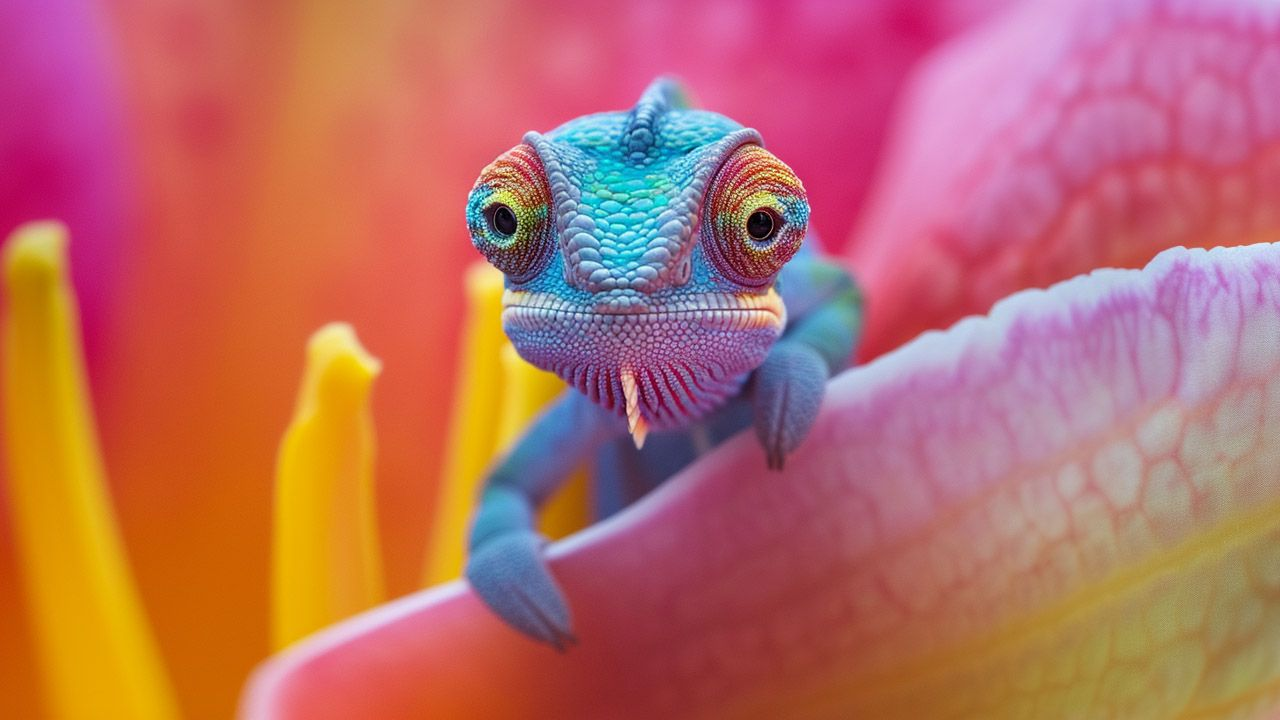
#> input picture src/camera-image.jpg, 1280 x 720 px
$ python python-script.py
#> lines starting #> are read from the running program, lines starting #| are printed output that depends on the picture
from PIL import Image, ImageFilter, ImageEnhance
import numpy as np
img = Image.open("camera-image.jpg")
#> img is the input picture: PIL image 1280x720 RGB; mean R, G, B 185.5, 108.6, 101.1
img.show()

# To display image's size and mode
print("image size: ", img.size)
#| image size:  (1280, 720)
print("image mmode: ", img.mode)
#| image mmode:  RGB

# To resize the image
low_res_img = img.resize((1000, 500))
low_res_img.show()
print(low_res_img.size)
#| (1000, 500)

# To crop the image
cropped_img = img.crop((300, 150, 700, 1000))
cropped_img.show()

# To rotate the image
rotated_img = img.rotate(45)
rotated_img.show()

# To quantify the image
quantized_img = img.quantize(8)
quantized_img.show()

# To split the image
r,g,b = img.split()
grb_img = Image.merge("RGB", (g, r, b))
grb_img.show()

# To increase saturation of the image
hsv_image = img.convert('HSV')
#> hsv_image: PIL image 1280x720 HSV; mean H, S, V 123.1, 151.7, 192.8
h, s, v = hsv_image.split()
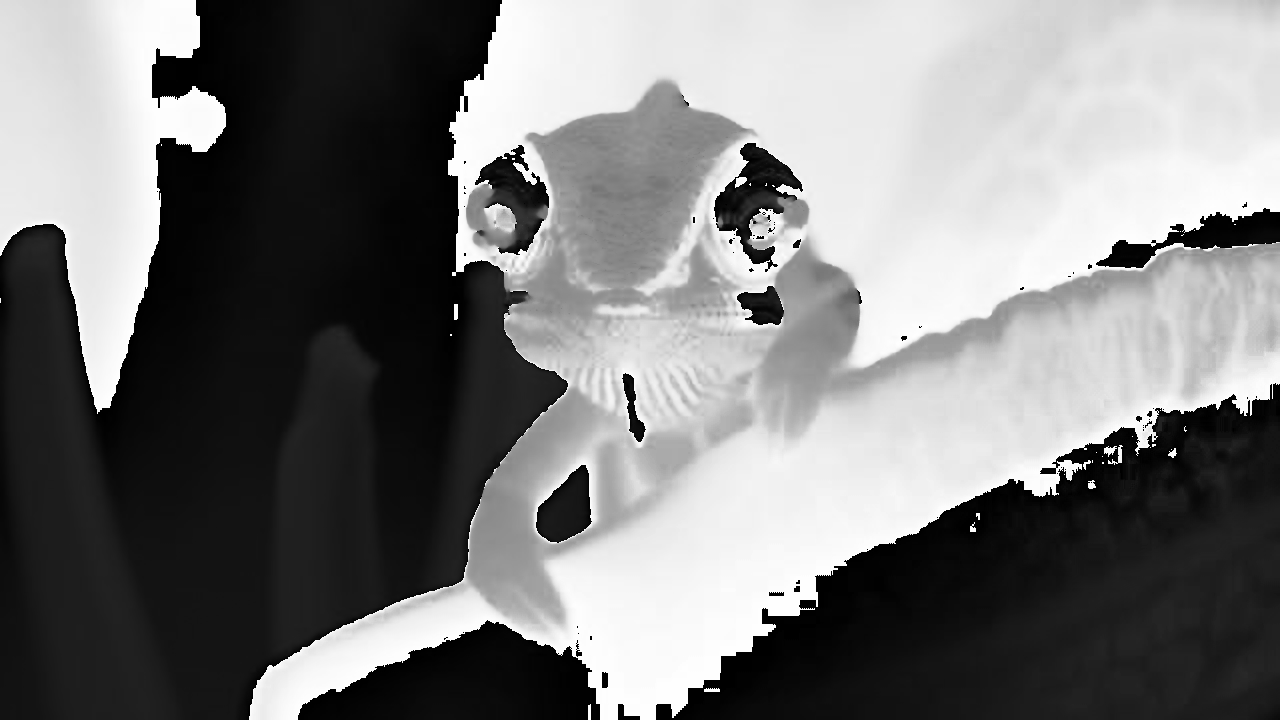
#> h: PIL image 1280x720 L; min 0, max 254, mean 123.1
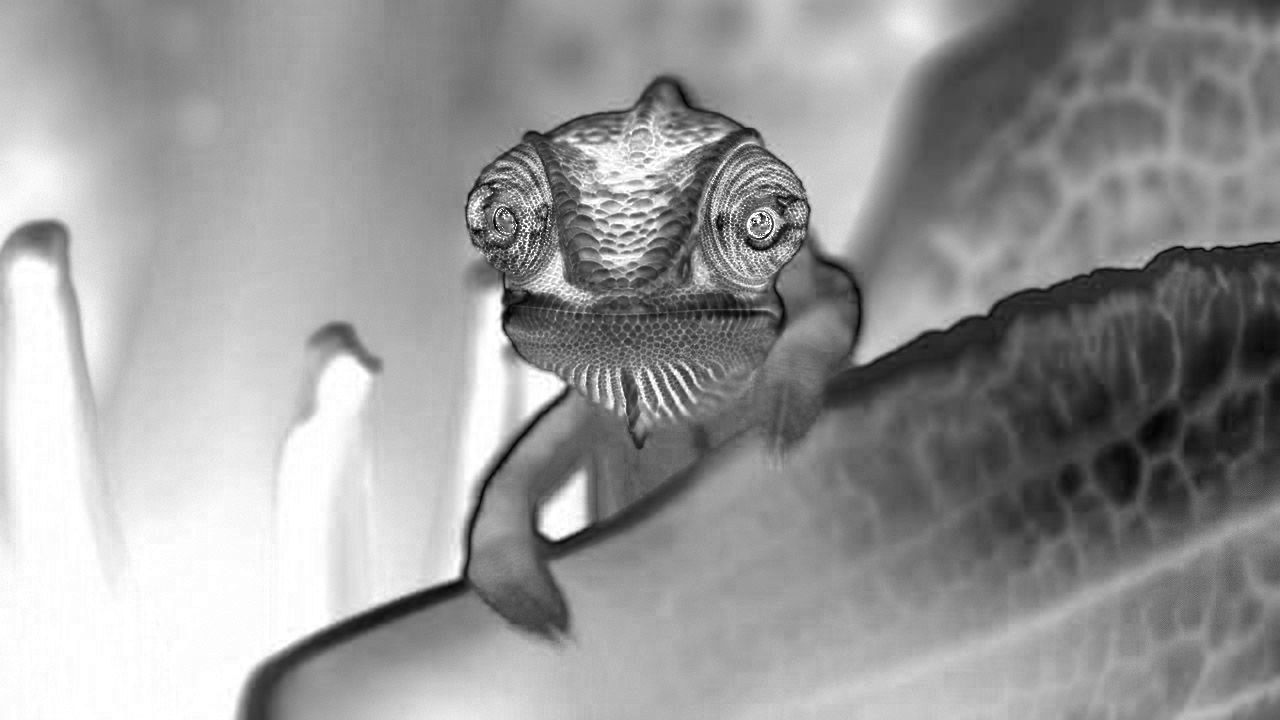
#> s: PIL image 1280x720 L; min 0, max 255, mean 151.7
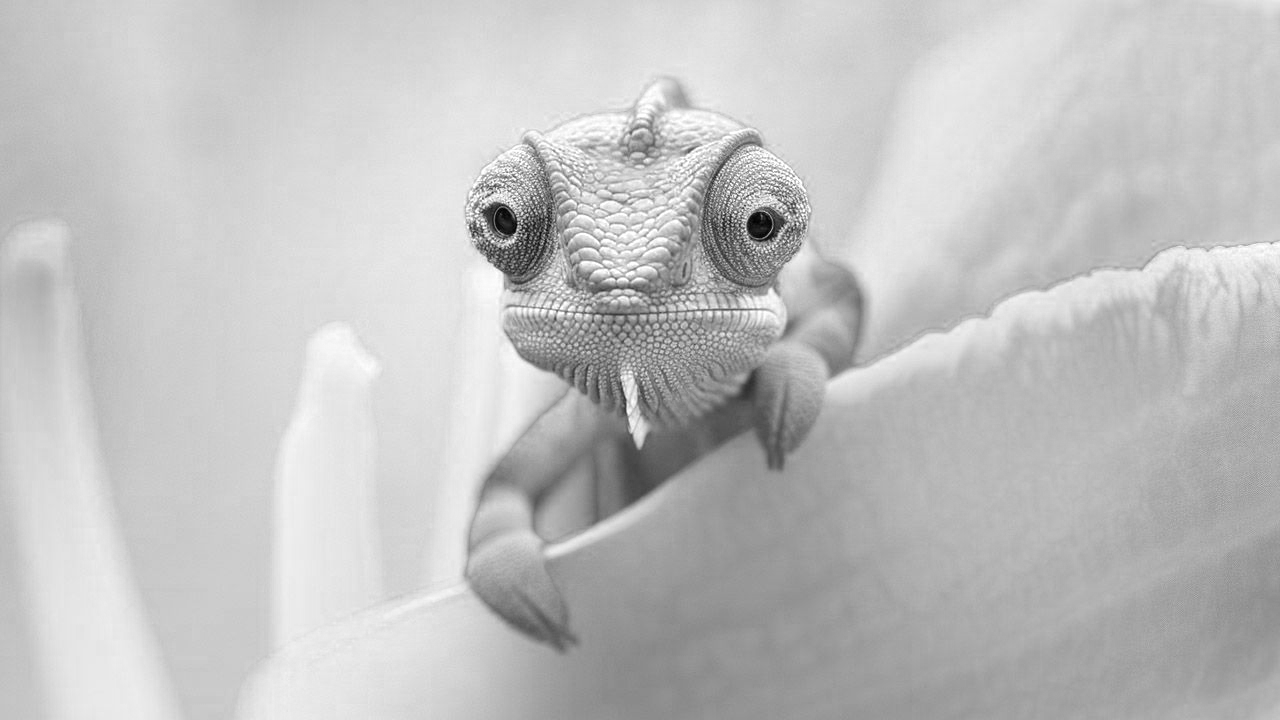
#> v: PIL image 1280x720 L; min 0, max 255, mean 192.8
channel_array = np.array(s)
channel_array[:,:] = channel_array[:,:]*10
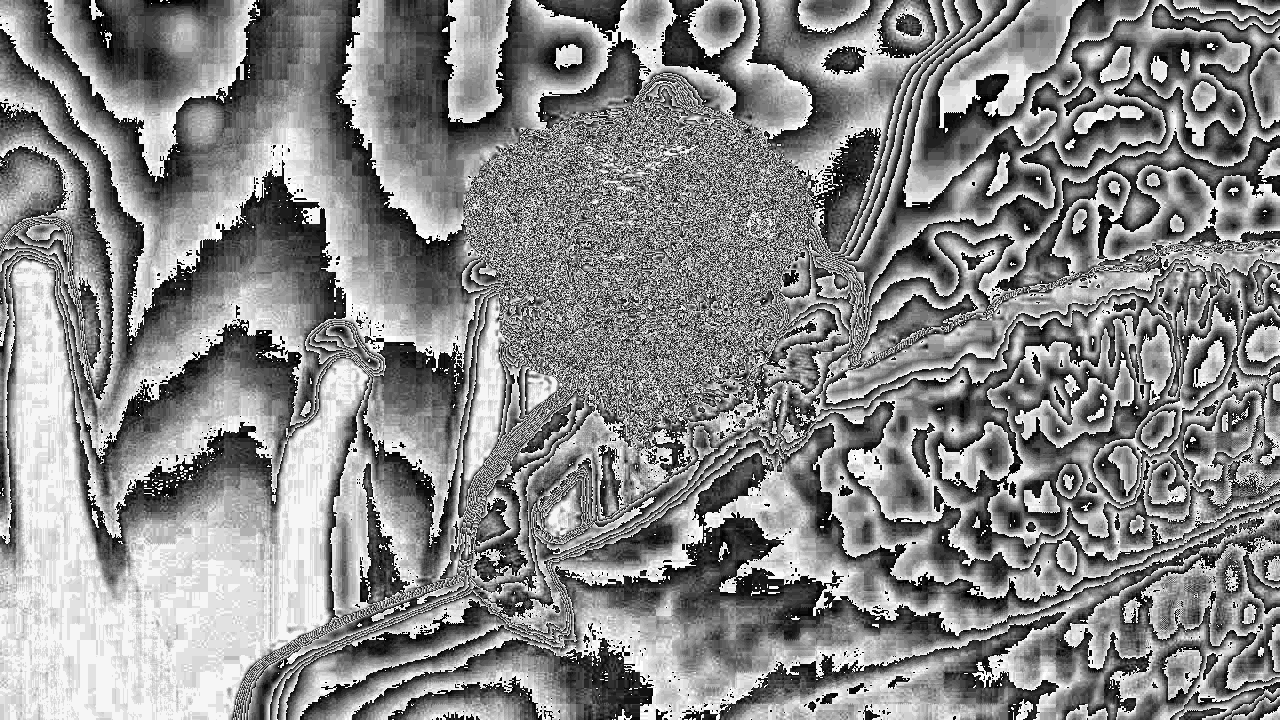
#> channel_array: shape (720, 1280); min 0, max 254, mean 135.3
s = Image.fromarray(channel_array)
edited_hsv_image = Image.merge('HSV', (h,s,v))
#> edited_hsv_image: PIL image 1280x720 HSV; mean H, S, V 123.1, 135.3, 192.8
edited_hsv_image.show()
#> (the run stopped early here; a loop or call above may not have finished)
